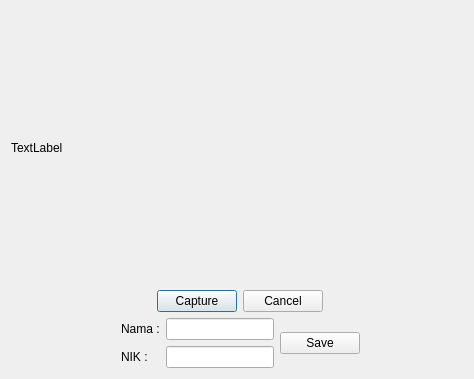
<?xml version="1.0" encoding="UTF-8"?>
<ui version="4.0">
 <class>Dialog</class>
 <widget class="QDialog" name="Dialog">
  <property name="geometry">
   <rect>
    <x>0</x>
    <y>0</y>
    <width>474</width>
    <height>379</height>
   </rect>
  </property>
  <property name="windowTitle">
   <string>Pendaftaran</string>
  </property>
  <layout class="QGridLayout" name="gridLayout">
   <item row="0" column="0" colspan="2">
    <widget class="QLabel" name="label">
     <property name="text">
      <string>TextLabel</string>
     </property>
    </widget>
   </item>
   <item row="1" column="1">
    <layout class="QVBoxLayout" name="verticalLayout">
     <item>
      <layout class="QHBoxLayout" name="horizontalLayout_2">
       <property name="sizeConstraint">
        <enum>QLayout::SetMinimumSize</enum>
       </property>
       <item>
        <spacer name="horizontalSpacer_3">
         <property name="orientation">
          <enum>Qt::Horizontal</enum>
         </property>
         <property name="sizeHint" stdset="0">
          <size>
           <width>40</width>
           <height>20</height>
          </size>
         </property>
        </spacer>
       </item>
       <item>
        <widget class="QPushButton" name="btnCapture">
         <property name="text">
          <string>Capture</string>
         </property>
        </widget>
       </item>
       <item>
        <widget class="QPushButton" name="btnCancel">
         <property name="text">
          <string>Cancel</string>
         </property>
        </widget>
       </item>
       <item>
        <spacer name="horizontalSpacer_4">
         <property name="orientation">
          <enum>Qt::Horizontal</enum>
         </property>
         <property name="sizeHint" stdset="0">
          <size>
           <width>40</width>
           <height>20</height>
          </size>
         </property>
        </spacer>
       </item>
      </layout>
     </item>
     <item>
      <layout class="QHBoxLayout" name="horizontalLayout">
       <item>
        <spacer name="horizontalSpacer">
         <property name="orientation">
          <enum>Qt::Horizontal</enum>
         </property>
         <property name="sizeHint" stdset="0">
          <size>
           <width>10</width>
           <height>20</height>
          </size>
         </property>
        </spacer>
       </item>
       <item>
        <layout class="QGridLayout" name="gridLayout_2">
         <item row="0" column="0">
          <widget class="QLabel" name="label_2">
           <property name="text">
            <string>Nama :</string>
           </property>
          </widget>
         </item>
         <item row="0" column="1">
          <widget class="QLineEdit" name="txtName"/>
         </item>
         <item row="1" column="0">
          <widget class="QLabel" name="label_3">
           <property name="text">
            <string>NIK :</string>
           </property>
          </widget>
         </item>
         <item row="1" column="1">
          <widget class="QLineEdit" name="txtNik"/>
         </item>
        </layout>
       </item>
       <item>
        <widget class="QPushButton" name="btnSave">
         <property name="text">
          <string>Save</string>
         </property>
        </widget>
       </item>
       <item>
        <spacer name="horizontalSpacer_2">
         <property name="orientation">
          <enum>Qt::Horizontal</enum>
         </property>
         <property name="sizeHint" stdset="0">
          <size>
           <width>10</width>
           <height>20</height>
          </size>
         </property>
        </spacer>
       </item>
      </layout>
     </item>
    </layout>
   </item>
  </layout>
 </widget>
 <resources/>
 <connections/>
</ui>
